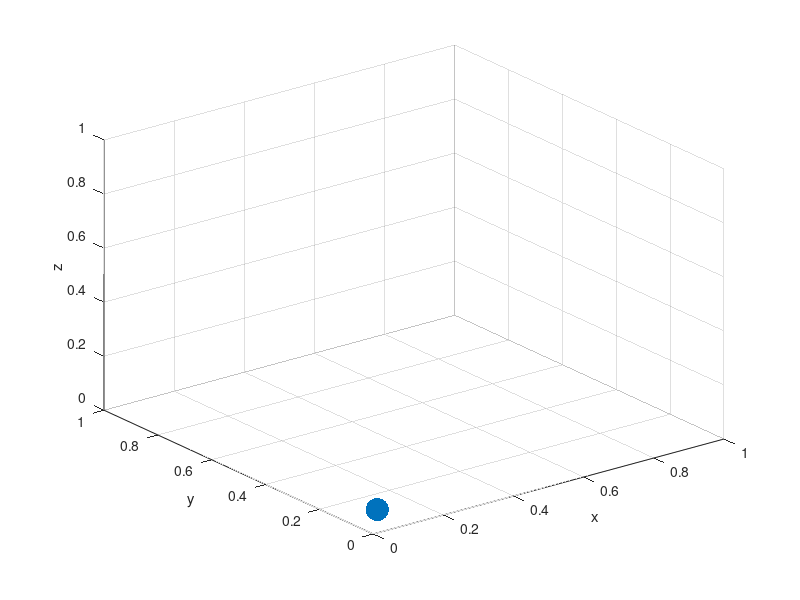

Recreate this plot in MATLAB. (Note: this script raises an error after producing the figure.)
PLOT_E = true;
PLOT_B = false;
E_SCALING = 2e-5;
B_SCALING = 5e12;
PAUSE_TIME = 0.01;
DT = 0.1;
T = 2;  % How long to run simulation

que_ball.m = 0.1;  % 100 g
que_ball.q = 1e-3;  % 1 mC
que_ball.pos = [0; 0; 0];
que_ball.v = [0.5; 0.5; 0.5];

x = linspace(0,1,10); y = linspace(0,1,10); z = linspace(0,1,10);
[X,Y,Z] = meshgrid(x,y,z);


test_pos = [reshape(X,[1, numel(X)]); reshape(Y, [1, numel(Y)]); reshape(Z, [1, numel(Z)])];
% test_pos is a matrix where each column is a position
% test_charge = 1e-3;



for t=0:DT:T
    que_ball.pos = que_ball.pos + que_ball.v*DT;
    plot3(que_ball.pos(1), que_ball.pos(2), que_ball.pos(3), '.', 'markersize', 50), axis([0 1 0 1 0 1]), grid on, hold on, xlabel('x'), ylabel('y'), zlabel('z')
    E_field = E(test_pos, que_ball);
    B_field = B(test_pos, que_ball);
    E_field = E_field*E_SCALING;  % Scaling
    B_field = B_field*B_SCALING;  % Scaling
    if PLOT_E
        quiver3(test_pos(1,:),test_pos(2,:),test_pos(3,:), E_field(1,:),E_field(2,:),E_field(3,:), 'off')
    end
    if PLOT_B
        quiver3(test_pos(1,:),test_pos(2,:),test_pos(3,:), B_field(1,:),B_field(2,:),B_field(3,:), 'off')
    end
    hold off
    pause(PAUSE_TIME)
end



